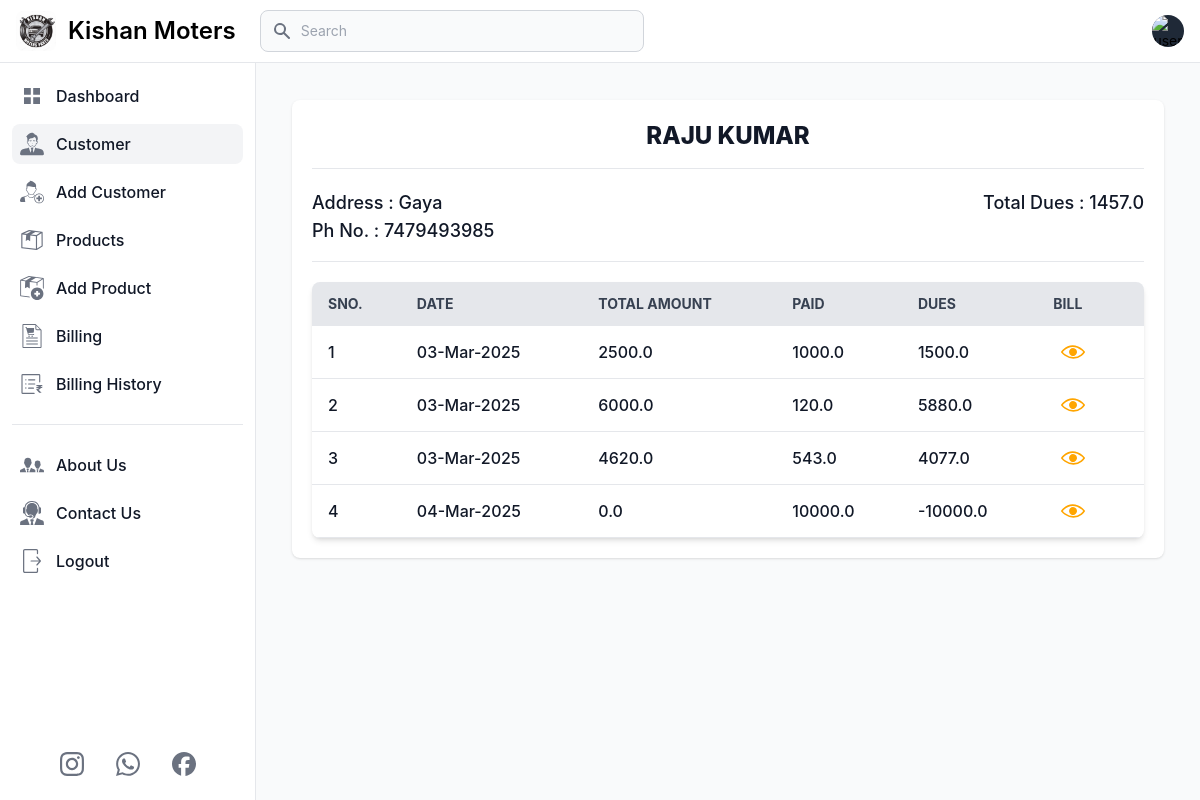
Before: /customer_detail/3 (signed in) with the older database file.
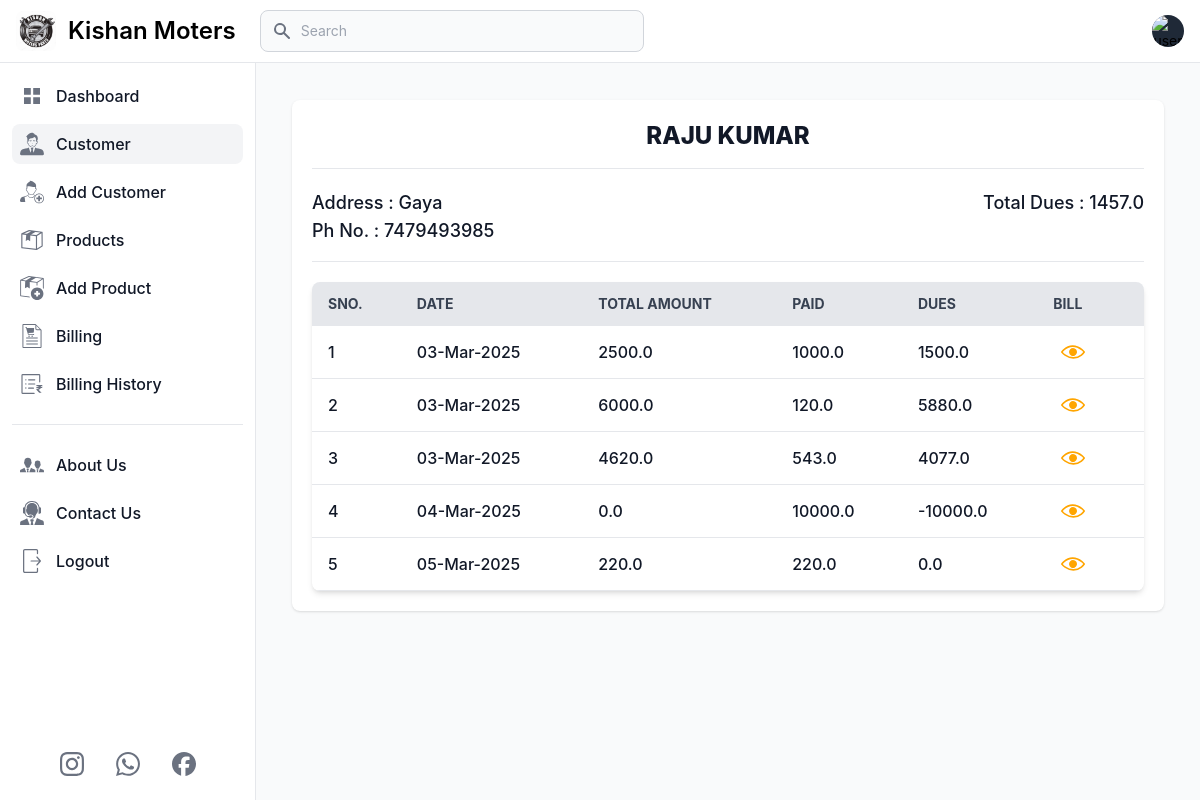
After: the same page with the newer database file.
### app.py (models this page shows, shortened)
class Billing(db.Model):
    id = db.Column(db.Integer, primary_key=True)
    customer_id = db.Column(db.Integer, db.ForeignKey('customer.id'), nullable=False)
    billing_date = db.Column(db.DateTime, default=india_time)
    total_amount = db.Column(db.Float, nullable=False)
    amount_paid = db.Column(db.Float, default=0)  # Amount the customer paid
    dues = db.Column(db.Float, default=0)  # Remaining amount to be paid
    customer = db.relationship('Customer', backref=db.backref('bills', lazy=True, cascade="all"))

### app.py (the view)
@app.route('/customer_detail/<int:id>', methods=['GET'])
def customer_detail(id):
    if 'email' in session:
        user = User.query.filter_by(email=session['email']).first()
        customer = Customer.query.filter_by(id=id, user_id=user.id).first()
        billings = Billing.query.filter_by(customer_id=customer.id).all()
        total_dues = sum(billing.dues for billing in billings)
        return render_template('customer_detail.html', title='Customer Detail', current_page='customer', user=user, customer=customer, billings=billings, total_dues=total_dues)
    else:
        flash('You need to login first.', 'error')
        return redirect('/login')

### templates/customer_detail.html (shortened to what the changed rows need)
{% extends 'layout.html' %}
{% block content %}
<main class="p-4 md:ml-64 h-auto pt-20">
    <div class="p-5 m-2 md:m-5 bg-white rounded-lg shadow dark:bg-gray-800">
        <div class="mt-5 bg-white dark:bg-gray-800 relative shadow-md sm:rounded-lg overflow-hidden">
            <div class="overflow-x-auto">
                <table class="billing-table  w-full text-sm text-left text-gray-500 dark:text-gray-400">
                    <thead class="text-sm text-gray-700 uppercase bg-gray-200 dark:bg-gray-700 dark:text-gray-400">
                        <tr>
                            <th scope="col" class="px-4 py-3 whitespace-nowrap">SNo.</th>
                            <th scope="col" class="px-4 py-3 whitespace-nowrap">Date</th>
                            <th scope="col" class="px-4 py-3 whitespace-nowrap">Total Amount</th>
                            <th scope="col" class="px-4 py-3 whitespace-nowrap">Paid</th>
                            <th scope="col" class="px-4 py-3 whitespace-nowrap">Dues</th>
                            <th scope="col" class="px-4 py-3 whitespace-nowrap">Bill</th>
                        </tr>
                    </thead>
                    <tbody>
                        {% if billings %}
                        {% for billing in billings %}
                        <tr class="border-b text-base dark:border-gray-600 hover:bg-gray-100 dark:hover:bg-gray-700">
                            <td class="px-4 py-2 font-medium text-gray-900 whitespace-nowrap dark:text-white">
                                <div class="flex items-center">
                                    {{loop.index}}
                                </div>
                            </td>
                            <td class="px-4 py-2 font-medium text-gray-900 whitespace-nowrap dark:text-white">
                                <div class="flex items-center">
                                    {{billing.billing_date.strftime('%d-%b-%Y')}}
                                </div>
                            </td>
                            <td class="px-4 py-2 font-medium text-gray-900 whitespace-nowrap dark:text-white">
                                <div class="flex items-center">
                                    {{billing.total_amount}}
                                </div>
                            </td>
                            <td class="px-4 py-2 font-medium text-gray-900 whitespace-nowrap dark:text-white">
                                <div class="flex items-center">
                                    {{billing.amount_paid}}
                                </div>
                            </td>
                            <td class="px-4 py-2 font-medium text-gray-900 whitespace-nowrap dark:text-white">
                                <div class="flex items-center">
                                    {{billing.dues}}
                                </div>
                            </td>
                            <td class="px-4 py-2 font-medium text-gray-900 whitespace-nowrap dark:text-white">
                                <div class="flex items-center">
                                    <div class="mr-2 p-2 hover:bg-slate-800 hover:rounded-md">
                                        <a href="{{ url_for('customer_billing_detail', custo_id=customer.id, bill_id=billing.id)}}">
                                            <button class="flex justify-center items-center">
                                            </button>
                                        </a>
                                    </div>
                                </div>
                            </td>
                        </tr>
                        {% endfor %}
                        {% else %}
                        <tr>
                            <td colspan="5" class="text-center p-5">No Record Found.</td>
                        </tr>
                        {% endif %}
                    </tbody>
                </table>
            </div>
        </div>
    </div>
</main>
{% endblock %}

Changed rows visible on the page:
added Billing: billing_date "05-Mar-2025", total_amount "220.0", amount_paid "220.0", dues "0.0"
